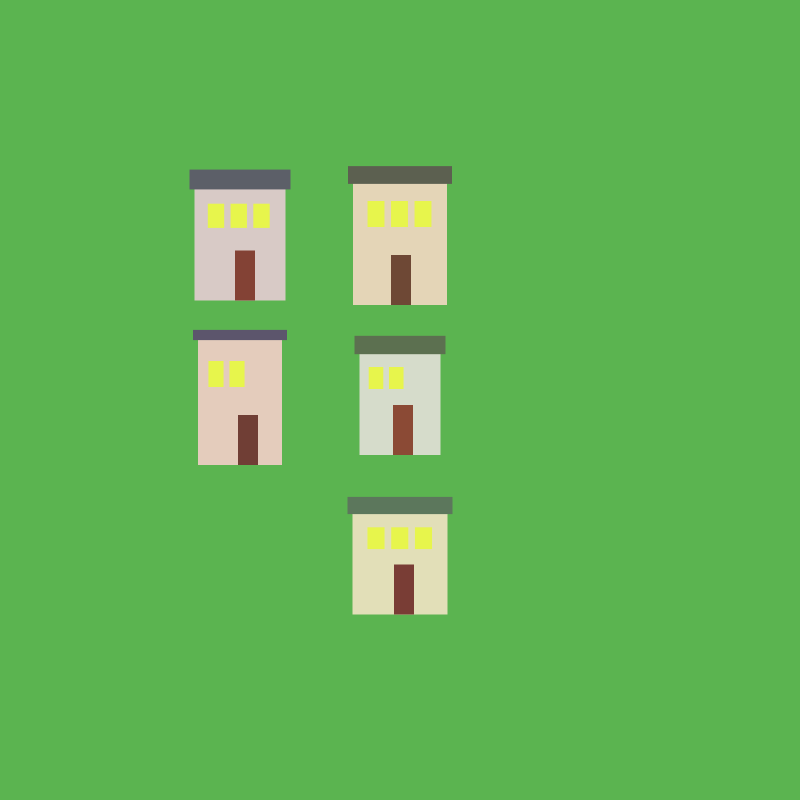
Frame 1 (no input)
Frame 60 (the mouse pressed at the canvas centre just before this capture): identical to frame 1, image omitted
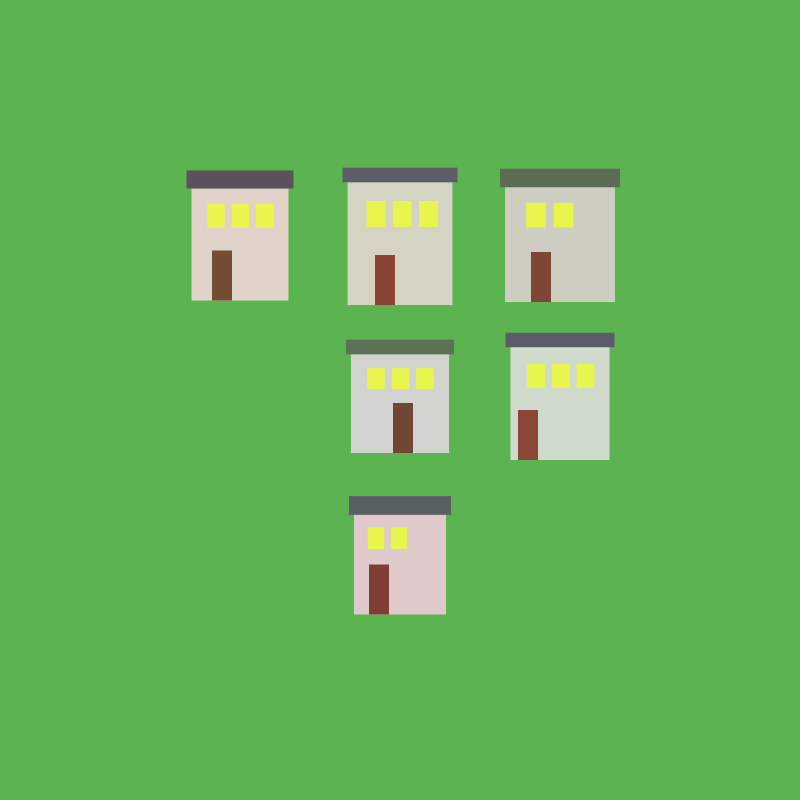
Frame 120 (the mouse held since frame 60 and released just before this capture)

The Processing sketch that drew these frames (run headless with seeded random() and noise(); from frame 60 on, the mouse is pressed at the canvas centre):

// Processing sketch: functionPractice
// ── functionPractice.pde
int block_n;
float padding = width * .2;
float box_w, box_h;
int randomSeed;
int buildAmt;

void setup() {
  size(800, 800);
  box_w = width * .2;
  box_h = height * .2;
}

void mousePressed () {
  randomSeed = int(random(100000));
}

void draw() {

  background(91, 180, 80);
  randomSeed(randomSeed);
  int[] build = {2, 2, 2, 2, 2, 2, 2, 2, 2, 2}; //2로 채워진 배열을 만들어주고
  for (int i = 0; i< 4; i++) {  // 5개 미만으로 랜덤하게 1로 바꿔준다.
    build[int(random(0, 10))] = 1;
  }

  int build_read = 0; // 반복문 전체 횟수를 선택한다.
  for (int x = 0; x < 3; x++) { //가로 3칸, 세로 3칸을 만들어 칸 안에서 집을 생성한다.
    for ( int y = 0; y < 3; y++) {
      float Margin_X = width * .2;
      float Margin_Y = width * .2;
      float std_x = box_w * x + Margin_X;
      float std_y = box_h * y  + Margin_Y;
      if (build[build_read] == 2) {  //배열을 읽고 2일 경우에 집을 생성하는 Draw_house를 호출한다.
        pushMatrix(); //한 가운데 그릴 수 있도록 push/pop을 활용한다.
        translate(std_x, std_y);
        draw_house();
        popMatrix();
      }
      build_read +=1; //한번 for문이 진행되면 카운트 해준다.
    }
  }
}

void draw_house() {
  int size_x = int(box_w)-int(random(50, 80)); //집의 넓이를 조절할 x값
  int size_y = int(box_h)-int(random(30, 60)); //집의 높이를 조절할 y값
  strokeWeight(5);

  rectMode(CENTER);
  noStroke();
  fill(random(200, 230), random(200, 224), random(180, 211));
  rect(box_w*.5, box_h*.5, size_x, size_y); //집 그리기
  fill(random(100, 140), random(60, 80), 53); //색을 랜덤으로 바꿔준다.
  rect(box_w*.6-int(random(size_x-90, size_x-50)), box_h*.5 + (size_y)*.5 - 25, 20, 50 ); //문 그리기
  fill(92, random(80, 120), random(80, 120)); //색을 랜덤으로 바꿔준다.
  rect(box_w*.5, box_h*.5 - (size_y)*.5, size_x+10, random(10, 20) );//지붕 그리기
  int window_num = int(random(1, 3)); //색을 랜덤으로 바꿔준다.
  for (int i  = 0; i<= window_num; i++) { //창문은 2개에서 3개 사이로 그린다.
    fill(231, 245, 76);
    rect( box_w*.35 + (size_x)*.25 *i, box_h*.5 - (size_y)*.2, size_x*.18, (size_y)*.2 ); //집의 넓이와 높이에 따라 창문의 크기와 간격을 다르게 한다.
  }
}
